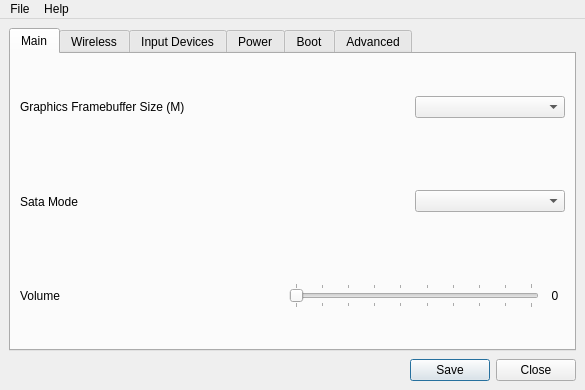
<?xml version="1.0" encoding="UTF-8"?>
<ui version="4.0">
 <class>corevantage</class>
 <widget class="QMainWindow" name="corevantage">
  <property name="geometry">
   <rect>
    <x>0</x>
    <y>0</y>
    <width>585</width>
    <height>390</height>
   </rect>
  </property>
  <property name="sizePolicy">
   <sizepolicy hsizetype="Preferred" vsizetype="Preferred">
    <horstretch>0</horstretch>
    <verstretch>0</verstretch>
   </sizepolicy>
  </property>
  <property name="minimumSize">
   <size>
    <width>585</width>
    <height>390</height>
   </size>
  </property>
  <property name="maximumSize">
   <size>
    <width>585</width>
    <height>390</height>
   </size>
  </property>
  <property name="focusPolicy">
   <enum>Qt::NoFocus</enum>
  </property>
  <property name="windowTitle">
   <string>corevantage</string>
  </property>
  <widget class="QWidget" name="centralwidget">
   <layout class="QVBoxLayout" name="verticalLayout">
    <property name="spacing">
     <number>8</number>
    </property>
    <item>
     <widget class="QTabWidget" name="tabWidget">
      <property name="autoFillBackground">
       <bool>false</bool>
      </property>
      <property name="currentIndex">
       <number>0</number>
      </property>
      <widget class="QWidget" name="tab_1">
       <attribute name="title">
        <string>Main</string>
       </attribute>
       <layout class="QVBoxLayout" name="verticalLayout_2">
        <item>
         <layout class="QHBoxLayout" name="horizontalLayout">
          <item>
           <widget class="QLabel" name="gfxLabel">
            <property name="sizePolicy">
             <sizepolicy hsizetype="Preferred" vsizetype="Expanding">
              <horstretch>0</horstretch>
              <verstretch>0</verstretch>
             </sizepolicy>
            </property>
            <property name="layoutDirection">
             <enum>Qt::LeftToRight</enum>
            </property>
            <property name="text">
             <string>Graphics Framebuffer Size (M)</string>
            </property>
            <property name="alignment">
             <set>Qt::AlignLeading|Qt::AlignLeft|Qt::AlignVCenter</set>
            </property>
            <property name="margin">
             <number>5</number>
            </property>
           </widget>
          </item>
          <item>
           <widget class="QComboBox" name="gfxCombo">
            <property name="maximumSize">
             <size>
              <width>150</width>
              <height>16777215</height>
             </size>
            </property>
           </widget>
          </item>
         </layout>
        </item>
        <item>
         <layout class="QHBoxLayout" name="horizontalLayout_2">
          <item>
           <widget class="QLabel" name="sataLabel">
            <property name="sizePolicy">
             <sizepolicy hsizetype="Preferred" vsizetype="Expanding">
              <horstretch>0</horstretch>
              <verstretch>0</verstretch>
             </sizepolicy>
            </property>
            <property name="layoutDirection">
             <enum>Qt::LeftToRight</enum>
            </property>
            <property name="text">
             <string>Sata Mode</string>
            </property>
            <property name="alignment">
             <set>Qt::AlignLeading|Qt::AlignLeft|Qt::AlignVCenter</set>
            </property>
            <property name="margin">
             <number>5</number>
            </property>
           </widget>
          </item>
          <item>
           <widget class="QComboBox" name="sataCombo">
            <property name="maximumSize">
             <size>
              <width>150</width>
              <height>16777215</height>
             </size>
            </property>
           </widget>
          </item>
         </layout>
        </item>
        <item>
         <layout class="QHBoxLayout" name="horizontalLayout_3">
          <item>
           <widget class="QLabel" name="volumeLabel">
            <property name="sizePolicy">
             <sizepolicy hsizetype="Preferred" vsizetype="Expanding">
              <horstretch>0</horstretch>
              <verstretch>0</verstretch>
             </sizepolicy>
            </property>
            <property name="layoutDirection">
             <enum>Qt::LeftToRight</enum>
            </property>
            <property name="text">
             <string>Volume</string>
            </property>
            <property name="alignment">
             <set>Qt::AlignLeading|Qt::AlignLeft|Qt::AlignVCenter</set>
            </property>
            <property name="margin">
             <number>5</number>
            </property>
           </widget>
          </item>
          <item>
           <widget class="QSlider" name="volumeSlider">
            <property name="sizePolicy">
             <sizepolicy hsizetype="Expanding" vsizetype="Maximum">
              <horstretch>0</horstretch>
              <verstretch>0</verstretch>
             </sizepolicy>
            </property>
            <property name="maximumSize">
             <size>
              <width>250</width>
              <height>16777215</height>
             </size>
            </property>
            <property name="maximum">
             <number>9</number>
            </property>
            <property name="orientation">
             <enum>Qt::Horizontal</enum>
            </property>
            <property name="tickPosition">
             <enum>QSlider::TicksBothSides</enum>
            </property>
           </widget>
          </item>
          <item>
           <widget class="QLabel" name="volumeValue">
            <property name="maximumSize">
             <size>
              <width>20</width>
              <height>16777215</height>
             </size>
            </property>
            <property name="text">
             <string>0</string>
            </property>
            <property name="alignment">
             <set>Qt::AlignCenter</set>
            </property>
           </widget>
          </item>
         </layout>
        </item>
       </layout>
      </widget>
      <widget class="QWidget" name="tab_2">
       <attribute name="title">
        <string>Wireless</string>
       </attribute>
       <layout class="QGridLayout" name="gridLayout_2">
        <item row="0" column="0">
         <layout class="QVBoxLayout" name="verticalLayout_3">
          <item>
           <layout class="QHBoxLayout" name="horizontalLayout_6">
            <item>
             <widget class="QLabel" name="wlanLabel">
              <property name="sizePolicy">
               <sizepolicy hsizetype="Preferred" vsizetype="Expanding">
                <horstretch>0</horstretch>
                <verstretch>0</verstretch>
               </sizepolicy>
              </property>
              <property name="maximumSize">
               <size>
                <width>16777215</width>
                <height>16777215</height>
               </size>
              </property>
              <property name="layoutDirection">
               <enum>Qt::LeftToRight</enum>
              </property>
              <property name="text">
               <string>Wireless LAN</string>
              </property>
              <property name="alignment">
               <set>Qt::AlignLeading|Qt::AlignLeft|Qt::AlignVCenter</set>
              </property>
              <property name="margin">
               <number>5</number>
              </property>
             </widget>
            </item>
            <item>
             <widget class="QCheckBox" name="wlanBox">
              <property name="maximumSize">
               <size>
                <width>115</width>
                <height>16777215</height>
               </size>
              </property>
              <property name="layoutDirection">
               <enum>Qt::LeftToRight</enum>
              </property>
              <property name="text">
               <string>Enabled</string>
              </property>
             </widget>
            </item>
           </layout>
          </item>
          <item>
           <layout class="QHBoxLayout" name="horizontalLayout_7">
            <item>
             <widget class="QLabel" name="btLabel">
              <property name="sizePolicy">
               <sizepolicy hsizetype="Preferred" vsizetype="Expanding">
                <horstretch>0</horstretch>
                <verstretch>0</verstretch>
               </sizepolicy>
              </property>
              <property name="maximumSize">
               <size>
                <width>16777215</width>
                <height>16777215</height>
               </size>
              </property>
              <property name="layoutDirection">
               <enum>Qt::LeftToRight</enum>
              </property>
              <property name="text">
               <string>Bluetooth</string>
              </property>
              <property name="alignment">
               <set>Qt::AlignLeading|Qt::AlignLeft|Qt::AlignVCenter</set>
              </property>
              <property name="margin">
               <number>5</number>
              </property>
             </widget>
            </item>
            <item>
             <widget class="QCheckBox" name="btBox">
              <property name="maximumSize">
               <size>
                <width>115</width>
                <height>16777215</height>
               </size>
              </property>
              <property name="text">
               <string>Enabled</string>
              </property>
             </widget>
            </item>
           </layout>
          </item>
          <item>
           <layout class="QHBoxLayout" name="horizontalLayout_8">
            <item>
             <widget class="QLabel" name="wwanLabel">
              <property name="sizePolicy">
               <sizepolicy hsizetype="Preferred" vsizetype="Expanding">
                <horstretch>0</horstretch>
                <verstretch>0</verstretch>
               </sizepolicy>
              </property>
              <property name="maximumSize">
               <size>
                <width>16777215</width>
                <height>16777215</height>
               </size>
              </property>
              <property name="layoutDirection">
               <enum>Qt::LeftToRight</enum>
              </property>
              <property name="text">
               <string>Wireless WAN</string>
              </property>
              <property name="alignment">
               <set>Qt::AlignLeading|Qt::AlignLeft|Qt::AlignVCenter</set>
              </property>
              <property name="margin">
               <number>5</number>
              </property>
             </widget>
            </item>
            <item>
             <widget class="QCheckBox" name="wwanBox">
              <property name="maximumSize">
               <size>
                <width>115</width>
                <height>16777215</height>
               </size>
              </property>
              <property name="text">
               <string>Enabled</string>
              </property>
             </widget>
            </item>
           </layout>
          </item>
         </layout>
        </item>
       </layout>
      </widget>
      <widget class="QWidget" name="tab_3">
       <attribute name="title">
        <string>Input Devices</string>
       </attribute>
       <layout class="QVBoxLayout" name="verticalLayout_4">
        <item>
         <layout class="QHBoxLayout" name="horizontalLayout_9">
          <item>
           <widget class="QLabel" name="trackpointLabel">
            <property name="sizePolicy">
             <sizepolicy hsizetype="Preferred" vsizetype="Expanding">
              <horstretch>0</horstretch>
              <verstretch>0</verstretch>
             </sizepolicy>
            </property>
            <property name="maximumSize">
             <size>
              <width>16777215</width>
              <height>16777215</height>
             </size>
            </property>
            <property name="layoutDirection">
             <enum>Qt::LeftToRight</enum>
            </property>
            <property name="text">
             <string>Trackpoint</string>
            </property>
            <property name="alignment">
             <set>Qt::AlignLeading|Qt::AlignLeft|Qt::AlignVCenter</set>
            </property>
            <property name="margin">
             <number>5</number>
            </property>
           </widget>
          </item>
          <item>
           <widget class="QCheckBox" name="trackpointBox">
            <property name="maximumSize">
             <size>
              <width>115</width>
              <height>16777215</height>
             </size>
            </property>
            <property name="layoutDirection">
             <enum>Qt::LeftToRight</enum>
            </property>
            <property name="text">
             <string>Enabled</string>
            </property>
           </widget>
          </item>
         </layout>
        </item>
        <item>
         <layout class="QHBoxLayout" name="horizontalLayout_19">
          <item>
           <widget class="QLabel" name="touchpadLabel">
            <property name="sizePolicy">
             <sizepolicy hsizetype="Preferred" vsizetype="Expanding">
              <horstretch>0</horstretch>
              <verstretch>0</verstretch>
             </sizepolicy>
            </property>
            <property name="maximumSize">
             <size>
              <width>16777215</width>
              <height>16777215</height>
             </size>
            </property>
            <property name="layoutDirection">
             <enum>Qt::LeftToRight</enum>
            </property>
            <property name="text">
             <string>Touchpad</string>
            </property>
            <property name="alignment">
             <set>Qt::AlignLeading|Qt::AlignLeft|Qt::AlignVCenter</set>
            </property>
            <property name="margin">
             <number>5</number>
            </property>
           </widget>
          </item>
          <item>
           <widget class="QCheckBox" name="touchpadBox">
            <property name="maximumSize">
             <size>
              <width>115</width>
              <height>16777215</height>
             </size>
            </property>
            <property name="text">
             <string>Enabled</string>
            </property>
           </widget>
          </item>
         </layout>
        </item>
        <item>
         <layout class="QHBoxLayout" name="horizontalLayout_10">
          <item>
           <widget class="QLabel" name="swapLabel">
            <property name="sizePolicy">
             <sizepolicy hsizetype="Preferred" vsizetype="Expanding">
              <horstretch>0</horstretch>
              <verstretch>0</verstretch>
             </sizepolicy>
            </property>
            <property name="maximumSize">
             <size>
              <width>16777215</width>
              <height>16777215</height>
             </size>
            </property>
            <property name="layoutDirection">
             <enum>Qt::LeftToRight</enum>
            </property>
            <property name="text">
             <string>Function-Control Swap</string>
            </property>
            <property name="alignment">
             <set>Qt::AlignLeading|Qt::AlignLeft|Qt::AlignVCenter</set>
            </property>
            <property name="margin">
             <number>5</number>
            </property>
           </widget>
          </item>
          <item>
           <widget class="QCheckBox" name="swapBox">
            <property name="enabled">
             <bool>true</bool>
            </property>
            <property name="maximumSize">
             <size>
              <width>115</width>
              <height>16777215</height>
             </size>
            </property>
            <property name="text">
             <string>Enabled</string>
            </property>
           </widget>
          </item>
         </layout>
        </item>
        <item>
         <layout class="QHBoxLayout" name="horizontalLayout_11">
          <item>
           <widget class="QLabel" name="stickyLabel">
            <property name="sizePolicy">
             <sizepolicy hsizetype="Preferred" vsizetype="Expanding">
              <horstretch>0</horstretch>
              <verstretch>0</verstretch>
             </sizepolicy>
            </property>
            <property name="maximumSize">
             <size>
              <width>16777215</width>
              <height>16777215</height>
             </size>
            </property>
            <property name="layoutDirection">
             <enum>Qt::LeftToRight</enum>
            </property>
            <property name="text">
             <string>Sticky Function Key</string>
            </property>
            <property name="alignment">
             <set>Qt::AlignLeading|Qt::AlignLeft|Qt::AlignVCenter</set>
            </property>
            <property name="margin">
             <number>5</number>
            </property>
           </widget>
          </item>
          <item>
           <widget class="QCheckBox" name="stickyBox">
            <property name="maximumSize">
             <size>
              <width>115</width>
              <height>16777215</height>
             </size>
            </property>
            <property name="text">
             <string>Enabled</string>
            </property>
           </widget>
          </item>
         </layout>
        </item>
       </layout>
      </widget>
      <widget class="QWidget" name="tab_4">
       <attribute name="title">
        <string>Power</string>
       </attribute>
       <layout class="QVBoxLayout" name="verticalLayout_5">
        <item>
         <layout class="QHBoxLayout" name="horizontalLayout_12">
          <item>
           <widget class="QLabel" name="pmbeepLabel">
            <property name="sizePolicy">
             <sizepolicy hsizetype="Preferred" vsizetype="Expanding">
              <horstretch>0</horstretch>
              <verstretch>0</verstretch>
             </sizepolicy>
            </property>
            <property name="maximumSize">
             <size>
              <width>16777215</width>
              <height>16777215</height>
             </size>
            </property>
            <property name="layoutDirection">
             <enum>Qt::LeftToRight</enum>
            </property>
            <property name="text">
             <string>Power Management Beeps</string>
            </property>
            <property name="alignment">
             <set>Qt::AlignLeading|Qt::AlignLeft|Qt::AlignVCenter</set>
            </property>
            <property name="margin">
             <number>5</number>
            </property>
           </widget>
          </item>
          <item>
           <widget class="QCheckBox" name="pmbeepBox">
            <property name="maximumSize">
             <size>
              <width>115</width>
              <height>16777215</height>
             </size>
            </property>
            <property name="layoutDirection">
             <enum>Qt::LeftToRight</enum>
            </property>
            <property name="text">
             <string>Enabled</string>
            </property>
           </widget>
          </item>
         </layout>
        </item>
        <item>
         <layout class="QHBoxLayout" name="horizontalLayout_13">
          <item>
           <widget class="QLabel" name="lbbeepLabel">
            <property name="sizePolicy">
             <sizepolicy hsizetype="Preferred" vsizetype="Expanding">
              <horstretch>0</horstretch>
              <verstretch>0</verstretch>
             </sizepolicy>
            </property>
            <property name="maximumSize">
             <size>
              <width>16777215</width>
              <height>16777215</height>
             </size>
            </property>
            <property name="layoutDirection">
             <enum>Qt::LeftToRight</enum>
            </property>
            <property name="text">
             <string>Low Battery Beep</string>
            </property>
            <property name="alignment">
             <set>Qt::AlignLeading|Qt::AlignLeft|Qt::AlignVCenter</set>
            </property>
            <property name="margin">
             <number>5</number>
            </property>
           </widget>
          </item>
          <item>
           <widget class="QCheckBox" name="lbbeepBox">
            <property name="maximumSize">
             <size>
              <width>115</width>
              <height>16777215</height>
             </size>
            </property>
            <property name="text">
             <string>Enabled</string>
            </property>
           </widget>
          </item>
         </layout>
        </item>
        <item>
         <layout class="QHBoxLayout" name="horizontalLayout_18">
          <item>
           <widget class="QLabel" name="usbAOLabel">
            <property name="sizePolicy">
             <sizepolicy hsizetype="Preferred" vsizetype="Expanding">
              <horstretch>0</horstretch>
              <verstretch>0</verstretch>
             </sizepolicy>
            </property>
            <property name="maximumSize">
             <size>
              <width>16777215</width>
              <height>16777215</height>
             </size>
            </property>
            <property name="layoutDirection">
             <enum>Qt::LeftToRight</enum>
            </property>
            <property name="text">
             <string>USB Always On</string>
            </property>
            <property name="alignment">
             <set>Qt::AlignLeading|Qt::AlignLeft|Qt::AlignVCenter</set>
            </property>
            <property name="margin">
             <number>5</number>
            </property>
           </widget>
          </item>
          <item>
           <widget class="QComboBox" name="usbAOCombo">
            <property name="maximumSize">
             <size>
              <width>150</width>
              <height>16777215</height>
             </size>
            </property>
            <property name="sizeIncrement">
             <size>
              <width>0</width>
              <height>0</height>
             </size>
            </property>
           </widget>
          </item>
         </layout>
        </item>
        <item>
         <layout class="QHBoxLayout" name="horizontalLayout_15">
          <item>
           <widget class="QLabel" name="batteryLabel">
            <property name="sizePolicy">
             <sizepolicy hsizetype="Preferred" vsizetype="Expanding">
              <horstretch>0</horstretch>
              <verstretch>0</verstretch>
             </sizepolicy>
            </property>
            <property name="maximumSize">
             <size>
              <width>16777215</width>
              <height>16777215</height>
             </size>
            </property>
            <property name="layoutDirection">
             <enum>Qt::LeftToRight</enum>
            </property>
            <property name="text">
             <string>First Battery</string>
            </property>
            <property name="alignment">
             <set>Qt::AlignLeading|Qt::AlignLeft|Qt::AlignVCenter</set>
            </property>
            <property name="margin">
             <number>5</number>
            </property>
           </widget>
          </item>
          <item>
           <widget class="QComboBox" name="batteryCombo">
            <property name="maximumSize">
             <size>
              <width>150</width>
              <height>16777215</height>
             </size>
            </property>
            <property name="sizeIncrement">
             <size>
              <width>0</width>
              <height>0</height>
             </size>
            </property>
           </widget>
          </item>
         </layout>
        </item>
       </layout>
      </widget>
      <widget class="QWidget" name="tab_5">
       <attribute name="title">
        <string>Boot</string>
       </attribute>
       <layout class="QVBoxLayout" name="verticalLayout_6">
        <item>
         <layout class="QHBoxLayout" name="horizontalLayout_16">
          <item>
           <widget class="QLabel" name="bootLabel">
            <property name="sizePolicy">
             <sizepolicy hsizetype="Preferred" vsizetype="Expanding">
              <horstretch>0</horstretch>
              <verstretch>0</verstretch>
             </sizepolicy>
            </property>
            <property name="maximumSize">
             <size>
              <width>16777215</width>
              <height>16777215</height>
             </size>
            </property>
            <property name="layoutDirection">
             <enum>Qt::LeftToRight</enum>
            </property>
            <property name="text">
             <string>Boot Option</string>
            </property>
            <property name="alignment">
             <set>Qt::AlignLeading|Qt::AlignLeft|Qt::AlignVCenter</set>
            </property>
            <property name="margin">
             <number>5</number>
            </property>
           </widget>
          </item>
          <item>
           <widget class="QComboBox" name="bootCombo">
            <property name="maximumSize">
             <size>
              <width>150</width>
              <height>16777215</height>
             </size>
            </property>
           </widget>
          </item>
         </layout>
        </item>
        <item>
         <layout class="QHBoxLayout" name="horizontalLayout_14">
          <item>
           <widget class="QLabel" name="acAttachLabel">
            <property name="sizePolicy">
             <sizepolicy hsizetype="Preferred" vsizetype="Expanding">
              <horstretch>0</horstretch>
              <verstretch>0</verstretch>
             </sizepolicy>
            </property>
            <property name="maximumSize">
             <size>
              <width>16777215</width>
              <height>16777215</height>
             </size>
            </property>
            <property name="layoutDirection">
             <enum>Qt::LeftToRight</enum>
            </property>
            <property name="text">
             <string>Power On AC Attach</string>
            </property>
            <property name="alignment">
             <set>Qt::AlignLeading|Qt::AlignLeft|Qt::AlignVCenter</set>
            </property>
            <property name="margin">
             <number>5</number>
            </property>
           </widget>
          </item>
          <item>
           <widget class="QCheckBox" name="acAttachBox">
            <property name="maximumSize">
             <size>
              <width>115</width>
              <height>16777215</height>
             </size>
            </property>
            <property name="text">
             <string>Enabled</string>
            </property>
           </widget>
          </item>
         </layout>
        </item>
        <item>
         <layout class="QHBoxLayout" name="horizontalLayout_4">
          <item>
           <widget class="QLabel" name="rebootLabel">
            <property name="sizePolicy">
             <sizepolicy hsizetype="Preferred" vsizetype="Expanding">
              <horstretch>0</horstretch>
              <verstretch>0</verstretch>
             </sizepolicy>
            </property>
            <property name="layoutDirection">
             <enum>Qt::LeftToRight</enum>
            </property>
            <property name="text">
             <string>Reboot Counter</string>
            </property>
            <property name="alignment">
             <set>Qt::AlignLeading|Qt::AlignLeft|Qt::AlignVCenter</set>
            </property>
            <property name="margin">
             <number>5</number>
            </property>
           </widget>
          </item>
          <item>
           <widget class="QSlider" name="rebootSlider">
            <property name="sizePolicy">
             <sizepolicy hsizetype="Expanding" vsizetype="Maximum">
              <horstretch>0</horstretch>
              <verstretch>0</verstretch>
             </sizepolicy>
            </property>
            <property name="maximumSize">
             <size>
              <width>200</width>
              <height>16777215</height>
             </size>
            </property>
            <property name="maximum">
             <number>4</number>
            </property>
            <property name="orientation">
             <enum>Qt::Horizontal</enum>
            </property>
            <property name="tickPosition">
             <enum>QSlider::TicksBothSides</enum>
            </property>
           </widget>
          </item>
          <item>
           <widget class="QLabel" name="rebootValue">
            <property name="maximumSize">
             <size>
              <width>20</width>
              <height>16777215</height>
             </size>
            </property>
            <property name="text">
             <string>0</string>
            </property>
            <property name="alignment">
             <set>Qt::AlignCenter</set>
            </property>
           </widget>
          </item>
         </layout>
        </item>
       </layout>
      </widget>
      <widget class="QWidget" name="tab_6">
       <attribute name="title">
        <string>Advanced</string>
       </attribute>
       <layout class="QVBoxLayout" name="verticalLayout_7">
        <item>
         <layout class="QHBoxLayout" name="horizontalLayout_20">
          <item>
           <widget class="QLabel" name="debugLabel">
            <property name="sizePolicy">
             <sizepolicy hsizetype="Preferred" vsizetype="Expanding">
              <horstretch>0</horstretch>
              <verstretch>0</verstretch>
             </sizepolicy>
            </property>
            <property name="maximumSize">
             <size>
              <width>16777215</width>
              <height>110</height>
             </size>
            </property>
            <property name="layoutDirection">
             <enum>Qt::LeftToRight</enum>
            </property>
            <property name="text">
             <string>Debug Level</string>
            </property>
            <property name="alignment">
             <set>Qt::AlignLeading|Qt::AlignLeft|Qt::AlignVCenter</set>
            </property>
            <property name="margin">
             <number>5</number>
            </property>
           </widget>
          </item>
          <item>
           <widget class="QComboBox" name="debugCombo">
            <property name="maximumSize">
             <size>
              <width>150</width>
              <height>16777215</height>
             </size>
            </property>
           </widget>
          </item>
         </layout>
        </item>
        <item>
         <layout class="QHBoxLayout" name="horizontalLayout_17">
          <item>
           <widget class="QLabel" name="nmiLabel">
            <property name="sizePolicy">
             <sizepolicy hsizetype="Preferred" vsizetype="Expanding">
              <horstretch>0</horstretch>
              <verstretch>0</verstretch>
             </sizepolicy>
            </property>
            <property name="maximumSize">
             <size>
              <width>16777215</width>
              <height>110</height>
             </size>
            </property>
            <property name="layoutDirection">
             <enum>Qt::LeftToRight</enum>
            </property>
            <property name="text">
             <string>Non-Maskable Interrupts</string>
            </property>
            <property name="alignment">
             <set>Qt::AlignLeading|Qt::AlignLeft|Qt::AlignVCenter</set>
            </property>
            <property name="margin">
             <number>5</number>
            </property>
           </widget>
          </item>
          <item>
           <widget class="QCheckBox" name="nmiBox">
            <property name="maximumSize">
             <size>
              <width>115</width>
              <height>16777215</height>
             </size>
            </property>
            <property name="layoutDirection">
             <enum>Qt::LeftToRight</enum>
            </property>
            <property name="text">
             <string>Enabled</string>
            </property>
           </widget>
          </item>
         </layout>
        </item>
       </layout>
      </widget>
     </widget>
    </item>
    <item>
     <widget class="QDialogButtonBox" name="confirmBox">
      <property name="standardButtons">
       <set>QDialogButtonBox::Close|QDialogButtonBox::Save</set>
      </property>
     </widget>
    </item>
   </layout>
  </widget>
  <widget class="QMenuBar" name="menubar">
   <property name="geometry">
    <rect>
     <x>0</x>
     <y>0</y>
     <width>585</width>
     <height>20</height>
    </rect>
   </property>
   <widget class="QMenu" name="menuFile">
    <property name="title">
     <string>File</string>
    </property>
    <addaction name="actionSave_to_File"/>
    <addaction name="actionImport_from_File"/>
    <addaction name="separator"/>
    <addaction name="actionSave_and_Exit"/>
    <addaction name="actionExit"/>
   </widget>
   <widget class="QMenu" name="menuHelp">
    <property name="title">
     <string>Help</string>
    </property>
    <addaction name="actionInformation"/>
    <addaction name="separator"/>
    <addaction name="actionAbout_2"/>
   </widget>
   <addaction name="menuFile"/>
   <addaction name="menuHelp"/>
  </widget>
  <action name="actionInformation">
   <property name="text">
    <string>Information</string>
   </property>
  </action>
  <action name="actionAbout">
   <property name="text">
    <string>About</string>
   </property>
  </action>
  <action name="actionAbout_2">
   <property name="text">
    <string>About</string>
   </property>
  </action>
  <action name="actionSave_to_File">
   <property name="text">
    <string>Save to File...</string>
   </property>
  </action>
  <action name="actionImport_from_File">
   <property name="text">
    <string>Import from File...</string>
   </property>
  </action>
  <action name="actionExit">
   <property name="text">
    <string>Exit</string>
   </property>
  </action>
  <action name="actionSave_and_Exit">
   <property name="text">
    <string>Save and Exit</string>
   </property>
  </action>
 </widget>
 <resources/>
 <connections/>
</ui>
